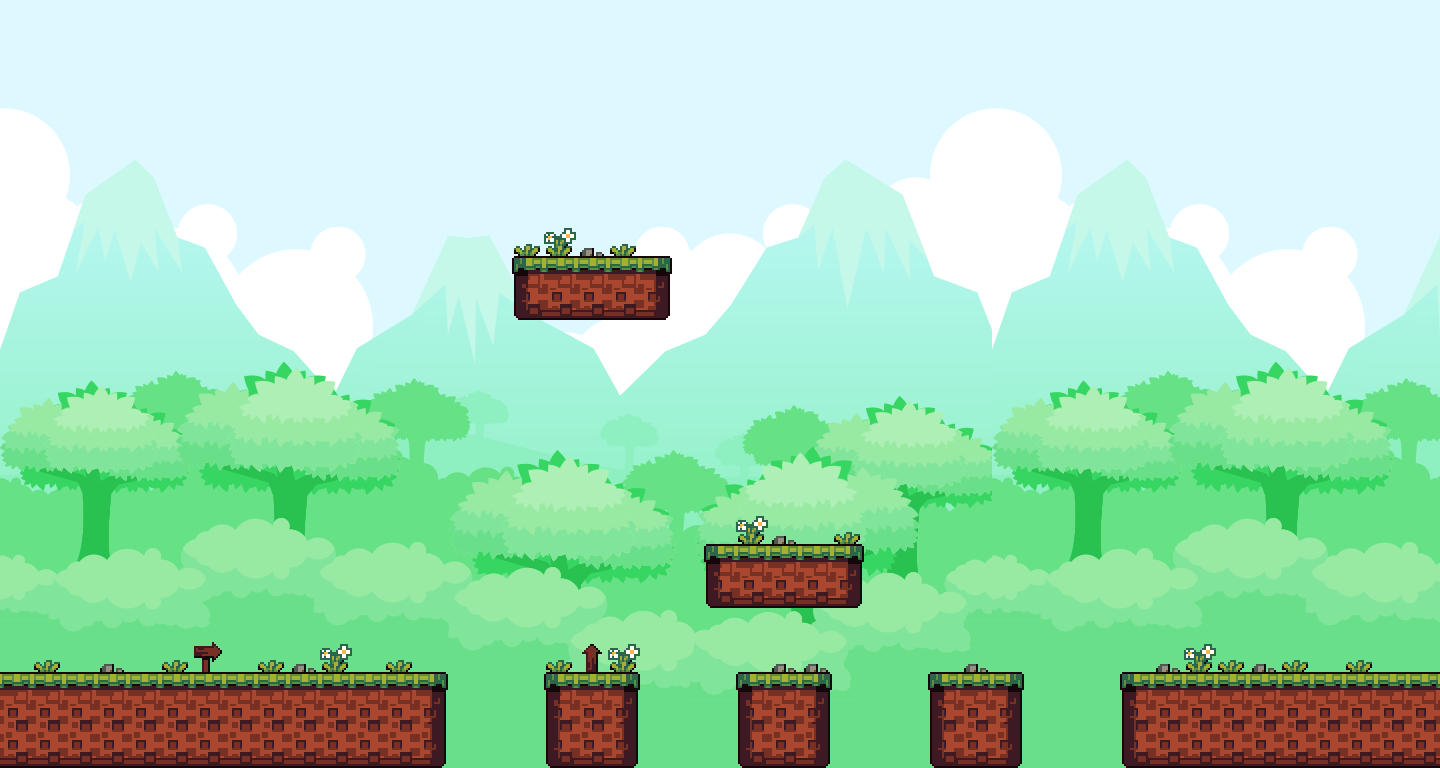

Rendered tile map (Tiled .tmx) drawn with the repository's tilesets; below, a short description and the map source with its tile grids summarised:
An orthogonal 45x24 tile map with 32x32 px tiles, 3 tile layers (Fond, Objet, Sol), 2 tilesets.

<map version="1.2" tiledversion="1.3.1" orientation="orthogonal" renderorder="left-up" compressionlevel="0" width="45" height="24" tilewidth="32" tileheight="32" infinite="0" nextlayerid="4" nextobjectid="1">
 <tileset firstgid="1" name="BG" tilewidth="32" tileheight="32" tilecount="713" columns="31">
  <image source="BG.png" width="1000" height="750" />
 </tileset>
 <tileset firstgid="714" name="goodly-2x" tilewidth="32" tileheight="32" tilecount="256" columns="16">
  <image source="goodly-2x.png" width="512" height="512" />
 </tileset>
 <layer id="1" name="Fond" width="45" height="24">
  <data>[1080 cells, 1080 non-empty, 713 distinct tile ids]</data>
 </layer>
 <layer id="3" name="Objet" width="45" height="24">
  <data>[1080 cells, 27 non-empty, 5 distinct tile ids]</data>
 </layer>
 <layer id="2" name="Sol" width="45" height="24">
  <data>[1080 cells, 119 non-empty, 9 distinct tile ids]</data>
 </layer>
</map>
